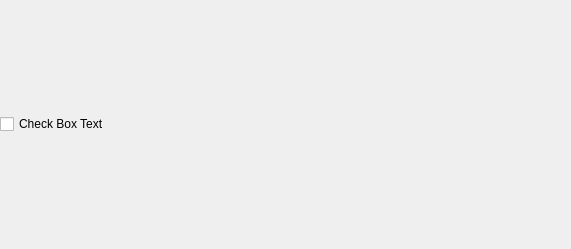
<?xml version="1.0" encoding="UTF-8"?>
<ui version="4.0">
 <class>BoolSettingWidget</class>
 <widget class="QWidget" name="BoolSettingWidget">
  <property name="geometry">
   <rect>
    <x>0</x>
    <y>0</y>
    <width>571</width>
    <height>249</height>
   </rect>
  </property>
  <property name="windowTitle">
   <string>Form</string>
  </property>
  <layout class="QHBoxLayout" name="horizontalLayout">
   <property name="spacing">
    <number>0</number>
   </property>
   <property name="margin">
    <number>0</number>
   </property>
   <item>
    <widget class="QCheckBox" name="_checkBox">
     <property name="text">
      <string>Check Box Text</string>
     </property>
    </widget>
   </item>
  </layout>
 </widget>
 <resources/>
 <connections/>
</ui>
